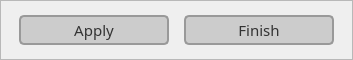
                  <widget class="QFrame" name="frame_10">
                   <property name="minimumSize">
                    <size>
                     <width>0</width>
                     <height>60</height>
                    </size>
                   </property>
                   <property name="maximumSize">
                    <size>
                     <width>16777215</width>
                     <height>60</height>
                    </size>
                   </property>
                   <property name="frameShape">
                    <enum>QFrame::Shape::StyledPanel</enum>
                   </property>
                   <property name="frameShadow">
                    <enum>QFrame::Shadow::Raised</enum>
                   </property>
                   <layout class="QHBoxLayout" name="horizontalLayout_7">
                    <property name="spacing">
                     <number>0</number>
                    </property>
                    <property name="leftMargin">
                     <number>0</number>
                    </property>
                    <property name="topMargin">
                     <number>0</number>
                    </property>
                    <property name="rightMargin">
                     <number>0</number>
                    </property>
                    <property name="bottomMargin">
                     <number>0</number>
                    </property>
                    <item>
                     <widget class="QFrame" name="frame_7">
                      <property name="minimumSize">
                       <size>
                        <width>351</width>
                        <height>0</height>
                       </size>
                      </property>
                      <property name="maximumSize">
                       <size>
                        <width>351</width>
                        <height>81</height>
                       </size>
                      </property>
                      <property name="styleSheet">
                       <string notr="true">QPushButton {
        background-color: #cccccc; /* Cor de fundo do botão */
        color: #333333; /* Cor do texto */
        border: 2px solid #999999; /* Borda */
        border-radius: 5px; /* Bordas arredondadas */
        font-size: 15px; /* Tamanho da fonte */
		font-family: &quot;Yu Gothic&quot;; /* Família da fonte */
    }
QPushButton:hover {
        background-color: #b3b3b3; /* Cor de fundo ao passar o mouse */
        border: 2px solid #55aaff; /* Borda ao passar o mouse */
    }
QPushButton:pressed {
        background-color: #999999; /* Cor de fundo quando pressionado */
        border: 2px solid #444444; /* Borda quando pressionado */
    }</string>
                      </property>
                      <property name="frameShape">
                       <enum>QFrame::Shape::NoFrame</enum>
                      </property>
                      <property name="frameShadow">
                       <enum>QFrame::Shadow::Raised</enum>
                      </property>
                      <layout class="QHBoxLayout" name="horizontalLayout_4">
                       <item>
                        <widget class="QPushButton" name="eulerianApply">
                         <property name="minimumSize">
                          <size>
                           <width>100</width>
                           <height>30</height>
                          </size>
                         </property>
                         <property name="maximumSize">
                          <size>
                           <width>150</width>
                           <height>16777215</height>
                          </size>
                         </property>
                         <property name="font">
                          <font>
                           <family>Yu Gothic</family>
                           <pointsize>-1</pointsize>
                           <bold>false</bold>
                          </font>
                         </property>
                         <property name="text">
                          <string>Apply</string>
                         </property>
                        </widget>
                       </item>
                       <item>
                        <widget class="QPushButton" name="eulerianFinish">
                         <property name="enabled">
                          <bool>false</bool>
                         </property>
                         <property name="minimumSize">
                          <size>
                           <width>100</width>
                           <height>30</height>
                          </size>
                         </property>
                         <property name="maximumSize">
                          <size>
                           <width>150</width>
                           <height>16777215</height>
                          </size>
                         </property>
                         <property name="font">
                          <font>
                           <family>Yu Gothic</family>
                           <pointsize>-1</pointsize>
                           <bold>false</bold>
                          </font>
                         </property>
                         <property name="styleSheet">
                          <string notr="true"/>
                         </property>
                         <property name="text">
                          <string>Finish</string>
                         </property>
                        </widget>
                       </item>
                      </layout>
                     </widget>
                    </item>
                   </layout>
                  </widget>
